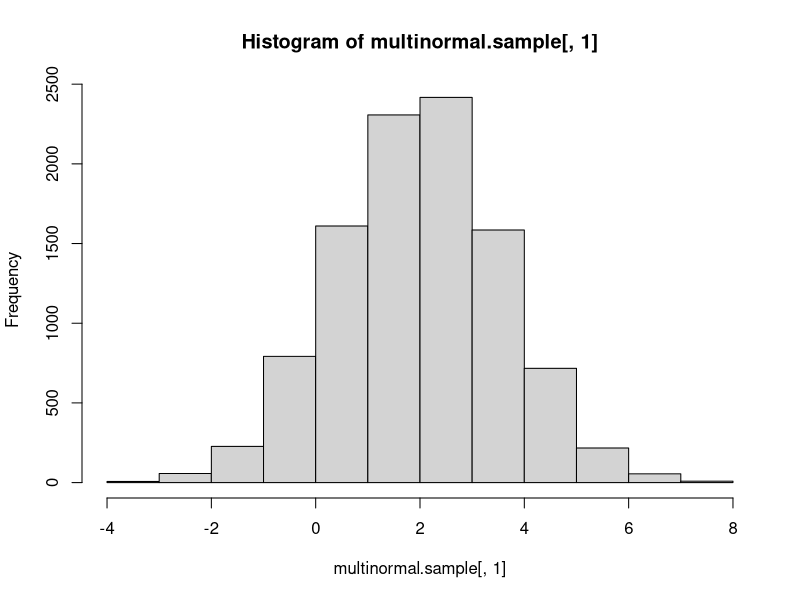
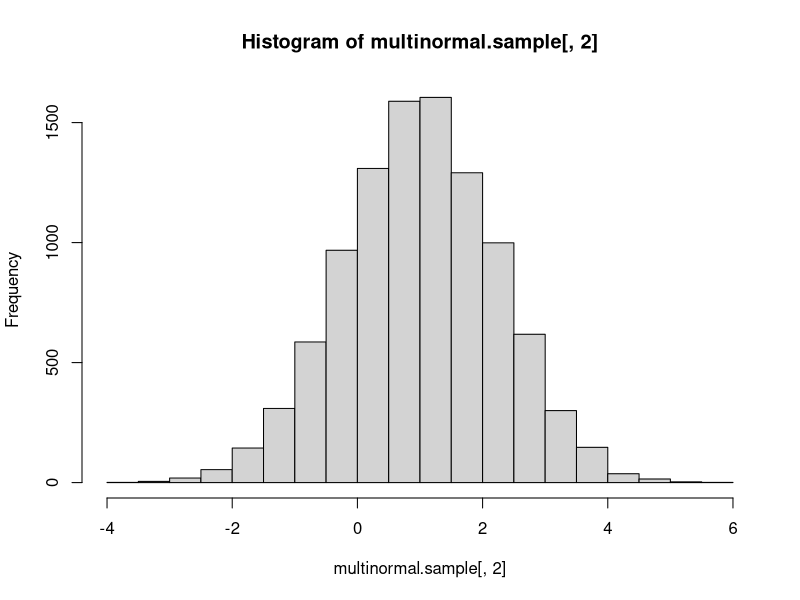

Generate these figures, in order, with R:
library(Matrix)

random.exp <- function(n,lam){
  return( - 1 / lam * log(runif(n)))
}

random.g <- function(n,a){
  c <- a*exp(1)/(a+exp(1))
  u <- runif(n)
  x <- rep(0,n)
  for (i in 1:n){
    if (u[i]<c/a){
      x[i] <- (a*u[i]/c)^(1/a)
    }
    else{
      x[i] <- (-log(1/a + exp(-1) - u[i]/c))
    }
  }
  return(x)
}

random.norm <- function(n){
  x1 <- runif(n)*2*pi
  x2 <- random.exp(n,.5)
  return(sqrt(x2)*cos(x1))
}

random.multinorm <- function(n,mu,S){
  x <- random.norm(n)
  A <- chol(S)
  return(mu + A%*%x)
}

# testing g:
a <- .6
c <- a*exp(1)/(a+exp(1))
test <- random.g(10000, a)
e.mean <- mean(test)
e.var <- var(test)
a.mean <- c/(a+1)+2*c*exp(-1)
a.var <- c*(1/(a+2)+ 5*exp(-1)) - a.mean^2

#testing standard normal:
normal.sample <- random.norm(10000)
mean(normal.sample)
var(normal.sample)

#Testing multinormal
d = 2
N = 10000
sigma <- cbind(c(2,1), c(1,2))
mu <- c(2,1)
multinormal.sample <- matrix(NA,N,d)
for (i in 1:N){
  multinormal.sample[i,] <- random.multinorm(d, mu, sigma)
}
colMeans(multinormal.sample)
var(multinormal.sample)
sigma
hist(multinormal.sample[,1])
hist(multinormal.sample[,2])
